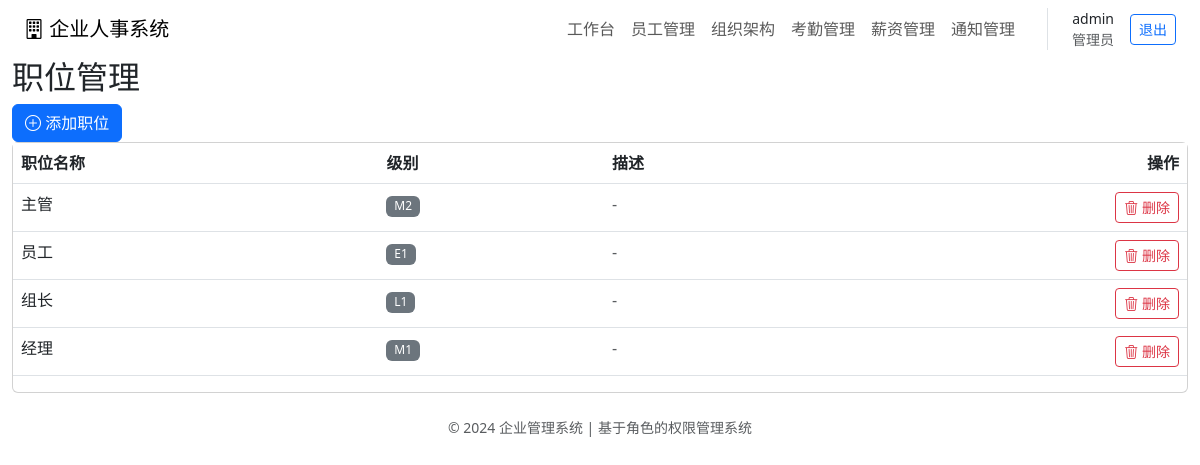
The page /positions (signed in) on the database its author committed.
### tables this page shows
CREATE TABLE positions (
            id INTEGER PRIMARY KEY AUTOINCREMENT,
            title VARCHAR(50) UNIQUE NOT NULL,
            level VARCHAR(20),
            description TEXT,
            created_at TIMESTAMP DEFAULT CURRENT_TIMESTAMP
        );

### app.py (the view, shortened to what this page needs)
@app.route('/positions', methods=['GET', 'POST'])
@login_required
@role_required('管理员')
def positions():
    conn = get_db()
    positions = conn.execute('SELECT * FROM positions ORDER BY title').fetchall()
    conn.close()
    return render_template('positions.html', positions=positions)

### app.py (called while the page is built)
def get_db():
    conn = sqlite3.connect(DATABASE)
    conn.row_factory = sqlite3.Row
    return conn

def login_required(f):
    @wraps(f)
    def decorated_function(*args, **kwargs):
        if 'user_id' not in session:
            return redirect(url_for('login'))
        return f(*args, **kwargs)
    return decorated_function

def role_required(min_role):
    def decorator(f):
        @wraps(f)
        def decorated_function(*args, **kwargs):
            if 'user_role' not in session:
                return redirect(url_for('login'))
            if ROLE_HIERARCHY.get(session['user_role'], 0) < ROLE_HIERARCHY.get(min_role, 0):
                flash('权限不足，无法访问该功能！', 'error')
                return redirect(url_for('dashboard'))
            return f(*args, **kwargs)
        return decorated_function
    return decorator

@app.context_processor
def inject_today():
    return {
        'today': date.today().isoformat(),
        'now': datetime.now().strftime('%Y-%m-%dT%H:%M')
    }

@app.context_processor
def utility_processor():
    return dict(get_db=get_db)

### templates/positions.html (shortened to what this page needs)
{% extends "base.html" %}
{% block content %}
<div class="page-header">
    <h2 class="page-title">职位管理</h2>
    <button class="btn btn-primary" data-bs-toggle="modal" data-bs-target="#addPositionModal">
        <i class="bi bi-plus-circle"></i> 添加职位
    </button>
</div>
<div class="card">
    <div class="card-body p-0">
        <div class="table-responsive">
            <table class="table">
                <thead>
                    <tr>
                        <th>职位名称</th>
                        <th>级别</th>
                        <th>描述</th>
                        <th class="text-end">操作</th>
                    </tr>
                </thead>
                <tbody>
                    {% for pos in positions %}
                    <tr>
                        <td class="fw-medium">{{ pos.title }}</td>
                        <td>
                            {% if pos.level %}
                                <span class="badge bg-secondary">{{ pos.level }}</span>
                            {% else %}
                                <span class="text-muted small">未设置</span>
                            {% endif %}
                        </td>
                        <td class="text-muted">{{ pos.description or '-' }}</td>
                        <td class="text-end">
                            <a href="{{ url_for('delete_position', id=pos.id) }}"
                               class="btn btn-sm btn-outline-danger"
                               onclick="return confirm('确定删除职位 {{ pos.title }} 吗？')">
                                <i class="bi bi-trash3"></i> 删除
                            </a>
                        </td>
                    </tr>
                    {% endfor %}
                </tbody>
            </table>
        </div>
    </div>
</div>
{% endblock %}

### static/css/design_system.css (style rules this page uses)
.badge { font-weight: var(--font-weight-medium); }

### rows shown on the page
positions: title "主管", level "M2", description "-"
positions: title "员工", level "E1", description "-"
positions: title "组长", level "L1", description "-"
positions: title "经理", level "M1", description "-"

### other values the page prints
{{ session.username }} "admin"
{{ session.user_role }} "管理员"
